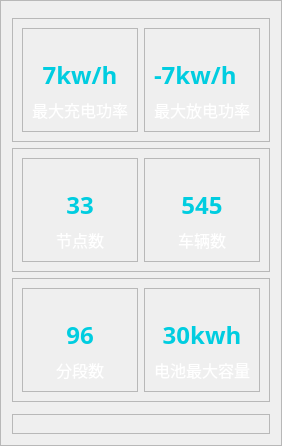
           <widget class="QFrame" name="frame_5">
            <property name="maximumSize">
             <size>
              <width>330</width>
              <height>16777215</height>
             </size>
            </property>
            <property name="styleSheet">
             <string notr="true">border-top-color: rgb(255, 255, 255);</string>
            </property>
            <property name="frameShape">
             <enum>QFrame::StyledPanel</enum>
            </property>
            <property name="frameShadow">
             <enum>QFrame::Raised</enum>
            </property>
            <layout class="QVBoxLayout" name="verticalLayout_6">
             <item>
              <widget class="QFrame" name="frame_12">
               <property name="maximumSize">
                <size>
                 <width>16777215</width>
                 <height>30</height>
                </size>
               </property>
               <property name="frameShape">
                <enum>QFrame::StyledPanel</enum>
               </property>
               <property name="frameShadow">
                <enum>QFrame::Raised</enum>
               </property>
               <widget class="QPushButton" name="pushButton_4">
                <property name="geometry">
                 <rect>
                  <x>230</x>
                  <y>0</y>
                  <width>51</width>
                  <height>20</height>
                 </rect>
                </property>
                <property name="font">
                 <font>
                  <family>等线 Light</family>
                  <pointsize>14</pointsize>
                  <weight>75</weight>
                  <bold>true</bold>
                 </font>
                </property>
                <property name="styleSheet">
                 <string notr="true">QPushButton,#pushButton_4{
	color: rgb(255, 255, 255);
	border:none;
}</string>
                </property>
                <property name="text">
                 <string/>
                </property>
                <property name="icon">
                 <iconset resource="icon.qrc">
                  <normaloff>:/icons/left.png</normaloff>:/icons/left.png</iconset>
                </property>
                <property name="iconSize">
                 <size>
                  <width>30</width>
                  <height>20</height>
                 </size>
                </property>
               </widget>
               <widget class="QLabel" name="label_7">
                <property name="geometry">
                 <rect>
                  <x>130</x>
                  <y>0</y>
                  <width>111</width>
                  <height>21</height>
                 </rect>
                </property>
                <property name="font">
                 <font>
                  <family>等线 Light</family>
                  <pointsize>14</pointsize>
                  <weight>75</weight>
                  <bold>true</bold>
                 </font>
                </property>
                <property name="styleSheet">
                 <string notr="true">color: rgb(255, 255, 255);</string>
                </property>
                <property name="text">
                 <string>初始化参数</string>
                </property>
                <property name="alignment">
                 <set>Qt::AlignCenter</set>
                </property>
               </widget>
              </widget>
             </item>
             <item>
              <widget class="QFrame" name="frame_29">
               <property name="maximumSize">
                <size>
                 <width>16777215</width>
                 <height>180</height>
                </size>
               </property>
               <property name="frameShape">
                <enum>QFrame::StyledPanel</enum>
               </property>
               <property name="frameShadow">
                <enum>QFrame::Raised</enum>
               </property>
               <layout class="QHBoxLayout" name="horizontalLayout_11">
                <item>
                 <widget class="QFrame" name="frame_19">
                  <property name="frameShape">
                   <enum>QFrame::StyledPanel</enum>
                  </property>
                  <property name="frameShadow">
                   <enum>QFrame::Raised</enum>
                  </property>
                  <layout class="QVBoxLayout" name="verticalLayout_9">
                   <item>
                    <widget class="QPushButton" name="pushButton">
                     <property name="styleSheet">
                      <string notr="true">QpushButton,#pushButton{
	border:none;
}</string>
                     </property>
                     <property name="text">
                      <string/>
                     </property>
                     <property name="icon">
                      <iconset resource="icon.qrc">
                       <normaloff>:/icons/charge.png</normaloff>:/icons/charge.png</iconset>
                     </property>
                     <property name="iconSize">
                      <size>
                       <width>50</width>
                       <height>50</height>
                      </size>
                     </property>
                    </widget>
                   </item>
                   <item>
                    <widget class="QLabel" name="label_8">
                     <property name="maximumSize">
                      <size>
                       <width>16777215</width>
                       <height>60</height>
                      </size>
                     </property>
                     <property name="font">
                      <font>
                       <family>微软雅黑 Light</family>
                       <pointsize>18</pointsize>
                       <weight>75</weight>
                       <bold>true</bold>
                      </font>
                     </property>
                     <property name="styleSheet">
                      <string notr="true">color: rgb(255, 255, 255);
color: rgb(0, 205, 224);</string>
                     </property>
                     <property name="text">
                      <string>7kw/h</string>
                     </property>
                     <property name="alignment">
                      <set>Qt::AlignCenter</set>
                     </property>
                    </widget>
                   </item>
                   <item>
                    <widget class="QLabel" name="label_9">
                     <property name="maximumSize">
                      <size>
                       <width>16777215</width>
                       <height>40</height>
                      </size>
                     </property>
                     <property name="font">
                      <font>
                       <family>微软雅黑 Light</family>
                       <pointsize>12</pointsize>
                      </font>
                     </property>
                     <property name="styleSheet">
                      <string notr="true">color: rgb(255, 255, 255);</string>
                     </property>
                     <property name="text">
                      <string>最大充电功率</string>
                     </property>
                    </widget>
                   </item>
                  </layout>
                 </widget>
                </item>
                <item>
                 <widget class="QFrame" name="frame_20">
                  <property name="frameShape">
                   <enum>QFrame::StyledPanel</enum>
                  </property>
                  <property name="frameShadow">
                   <enum>QFrame::Raised</enum>
                  </property>
                  <layout class="QVBoxLayout" name="verticalLayout_10">
                   <item>
                    <widget class="QPushButton" name="pushButton_5">
                     <property name="styleSheet">
                      <string notr="true">QpushButton,#pushButton_5{
	border:none;
}</string>
                     </property>
                     <property name="text">
                      <string/>
                     </property>
                     <property name="icon">
                      <iconset resource="icon.qrc">
                       <normaloff>:/icons/discharge.png</normaloff>:/icons/discharge.png</iconset>
                     </property>
                     <property name="iconSize">
                      <size>
                       <width>50</width>
                       <height>50</height>
                      </size>
                     </property>
                    </widget>
                   </item>
                   <item>
                    <widget class="QLabel" name="label_16">
                     <property name="maximumSize">
                      <size>
                       <width>16777215</width>
                       <height>60</height>
                      </size>
                     </property>
                     <property name="font">
                      <font>
                       <family>微软雅黑 Light</family>
                       <pointsize>18</pointsize>
                       <weight>75</weight>
                       <bold>true</bold>
                      </font>
                     </property>
                     <property name="styleSheet">
                      <string notr="true">color: rgb(255, 255, 255);
color: rgb(0, 205, 224);</string>
                     </property>
                     <property name="text">
                      <string>-7kw/h</string>
                     </property>
                    </widget>
                   </item>
                   <item>
                    <widget class="QLabel" name="label_17">
                     <property name="maximumSize">
                      <size>
                       <width>16777215</width>
                       <height>40</height>
                      </size>
                     </property>
                     <property name="font">
                      <font>
                       <family>微软雅黑 Light</family>
                       <pointsize>12</pointsize>
                      </font>
                     </property>
                     <property name="styleSheet">
                      <string notr="true">color: rgb(255, 255, 255);</string>
                     </property>
                     <property name="text">
                      <string>最大放电功率</string>
                     </property>
                    </widget>
                   </item>
                  </layout>
                 </widget>
                </item>
               </layout>
              </widget>
             </item>
             <item>
              <widget class="QFrame" name="frame_17">
               <property name="maximumSize">
                <size>
                 <width>16777215</width>
                 <height>180</height>
                </size>
               </property>
               <property name="frameShape">
                <enum>QFrame::StyledPanel</enum>
               </property>
               <property name="frameShadow">
                <enum>QFrame::Raised</enum>
               </property>
               <layout class="QHBoxLayout" name="horizontalLayout_5">
                <item>
                 <widget class="QFrame" name="frame_21">
                  <property name="frameShape">
                   <enum>QFrame::StyledPanel</enum>
                  </property>
                  <property name="frameShadow">
                   <enum>QFrame::Raised</enum>
                  </property>
                  <layout class="QVBoxLayout" name="verticalLayout_11">
                   <item>
                    <widget class="QPushButton" name="pushButton_2">
                     <property name="maximumSize">
                      <size>
                       <width>16777215</width>
                       <height>100</height>
                      </size>
                     </property>
                     <property name="styleSheet">
                      <string notr="true">QpushButton,#pushButton_2{
	border:none;
}</string>
                     </property>
                     <property name="text">
                      <string/>
                     </property>
                     <property name="icon">
                      <iconset resource="icon.qrc">
                       <normaloff>:/icons/nodes.png</normaloff>:/icons/nodes.png</iconset>
                     </property>
                     <property name="iconSize">
                      <size>
                       <width>50</width>
                       <height>50</height>
                      </size>
                     </property>
                    </widget>
                   </item>
                   <item>
                    <widget class="QLabel" name="label_10">
                     <property name="maximumSize">
                      <size>
                       <width>16777215</width>
                       <height>60</height>
                      </size>
                     </property>
                     <property name="font">
                      <font>
                       <family>微软雅黑 Light</family>
                       <pointsize>18</pointsize>
                       <weight>75</weight>
                       <bold>true</bold>
                      </font>
                     </property>
                     <property name="styleSheet">
                      <string notr="true">color: rgb(0, 205, 224);</string>
                     </property>
                     <property name="text">
                      <string>33</string>
                     </property>
                     <property name="alignment">
                      <set>Qt::AlignCenter</set>
                     </property>
                    </widget>
                   </item>
                   <item>
                    <widget class="QLabel" name="label_11">
                     <property name="sizePolicy">
                      <sizepolicy hsizetype="Preferred" vsizetype="Preferred">
                       <horstretch>0</horstretch>
                       <verstretch>0</verstretch>
                      </sizepolicy>
                     </property>
                     <property name="maximumSize">
                      <size>
                       <width>16777212</width>
                       <height>40</height>
                      </size>
                     </property>
                     <property name="font">
                      <font>
                       <family>微软雅黑 Light</family>
                       <pointsize>12</pointsize>
                      </font>
                     </property>
                     <property name="styleSheet">
                      <string notr="true">color: rgb(255, 255, 255);</string>
                     </property>
                     <property name="text">
                      <string>节点数</string>
                     </property>
                     <property name="alignment">
                      <set>Qt::AlignCenter</set>
                     </property>
                    </widget>
                   </item>
                  </layout>
                 </widget>
                </item>
                <item>
                 <widget class="QFrame" name="frame_22">
                  <property name="frameShape">
                   <enum>QFrame::StyledPanel</enum>
                  </property>
                  <property name="frameShadow">
                   <enum>QFrame::Raised</enum>
                  </property>
                  <layout class="QVBoxLayout" name="verticalLayout_12">
                   <item>
                    <widget class="QPushButton" name="pushButton_6">
                     <property name="maximumSize">
                      <size>
                       <width>16777215</width>
                       <height>100</height>
                      </size>
                     </property>
                     <property name="styleSheet">
                      <string notr="true">QpushButton,#pushButton_6{
	border:none;
}</string>
                     </property>
                     <property name="text">
                      <string/>
                     </property>
                     <property name="icon">
                      <iconset resource="icon.qrc">
                       <normaloff>:/icons/car.png</normaloff>:/icons/car.png</iconset>
                     </property>
                     <property name="iconSize">
                      <size>
                       <width>50</width>
                       <height>50</height>
                      </size>
                     </property>
                    </widget>
                   </item>
                   <item>
                    <widget class="QLabel" name="label_18">
                     <property name="maximumSize">
                      <size>
                       <width>16777215</width>
                       <height>60</height>
                      </size>
                     </property>
                     <property name="font">
                      <font>
                       <family>微软雅黑 Light</family>
                       <pointsize>18</pointsize>
                       <weight>75</weight>
                       <bold>true</bold>
                      </font>
                     </property>
                     <property name="styleSheet">
                      <string notr="true">color: rgb(0, 205, 224);</string>
                     </property>
                     <property name="text">
                      <string>545</string>
                     </property>
                     <property name="alignment">
                      <set>Qt::AlignCenter</set>
                     </property>
                    </widget>
                   </item>
                   <item>
                    <widget class="QLabel" name="label_19">
                     <property name="maximumSize">
                      <size>
                       <width>16777215</width>
                       <height>40</height>
                      </size>
                     </property>
                     <property name="font">
                      <font>
                       <family>等线 Light</family>
                       <pointsize>12</pointsize>
                      </font>
                     </property>
                     <property name="styleSheet">
                      <string notr="true">color: rgb(255, 255, 255);
color: rgb(255, 255, 255);</string>
                     </property>
                     <property name="text">
                      <string>车辆数</string>
                     </property>
                     <property name="alignment">
                      <set>Qt::AlignCenter</set>
                     </property>
                    </widget>
                   </item>
                  </layout>
                 </widget>
                </item>
               </layout>
              </widget>
             </item>
             <item>
              <widget class="QFrame" name="frame_18">
               <property name="maximumSize">
                <size>
                 <width>16777215</width>
                 <height>180</height>
                </size>
               </property>
               <property name="frameShape">
                <enum>QFrame::StyledPanel</enum>
               </property>
               <property name="frameShadow">
                <enum>QFrame::Raised</enum>
               </property>
               <layout class="QHBoxLayout" name="horizontalLayout_6">
                <item>
                 <widget class="QFrame" name="frame_14">
                  <property name="frameShape">
                   <enum>QFrame::StyledPanel</enum>
                  </property>
                  <property name="frameShadow">
                   <enum>QFrame::Raised</enum>
                  </property>
                  <layout class="QVBoxLayout" name="verticalLayout_7">
                   <item>
                    <widget class="QPushButton" name="pushButton_7">
                     <property name="styleSheet">
                      <string notr="true">QpushButton,#pushButton_7{
	border:none;
}</string>
                     </property>
                     <property name="text">
                      <string/>
                     </property>
                     <property name="icon">
                      <iconset resource="icon.qrc">
                       <normaloff>:/icons/time.png</normaloff>:/icons/time.png</iconset>
                     </property>
                     <property name="iconSize">
                      <size>
                       <width>50</width>
                       <height>50</height>
                      </size>
                     </property>
                    </widget>
                   </item>
                   <item>
                    <widget class="QLabel" name="label_20">
                     <property name="maximumSize">
                      <size>
                       <width>16777215</width>
                       <height>60</height>
                      </size>
                     </property>
                     <property name="font">
                      <font>
                       <family>微软雅黑 Light</family>
                       <pointsize>18</pointsize>
                       <weight>75</weight>
                       <bold>true</bold>
                      </font>
                     </property>
                     <property name="styleSheet">
                      <string notr="true">color: rgb(0, 205, 224);</string>
                     </property>
                     <property name="text">
                      <string>96</string>
                     </property>
                     <property name="alignment">
                      <set>Qt::AlignCenter</set>
                     </property>
                    </widget>
                   </item>
                   <item>
                    <widget class="QLabel" name="label_21">
                     <property name="maximumSize">
                      <size>
                       <width>16777215</width>
                       <height>40</height>
                      </size>
                     </property>
                     <property name="font">
                      <font>
                       <family>微软雅黑 Light</family>
                       <pointsize>12</pointsize>
                      </font>
                     </property>
                     <property name="styleSheet">
                      <string notr="true">color: rgb(255, 255, 255);</string>
                     </property>
                     <property name="text">
                      <string>分段数</string>
                     </property>
                     <property name="alignment">
                      <set>Qt::AlignCenter</set>
                     </property>
                    </widget>
                   </item>
                  </layout>
                 </widget>
                </item>
                <item>
                 <widget class="QFrame" name="frame_15">
                  <property name="frameShape">
                   <enum>QFrame::StyledPanel</enum>
                  </property>
                  <property name="frameShadow">
                   <enum>QFrame::Raised</enum>
                  </property>
                  <layout class="QVBoxLayout" name="verticalLayout_8">
                   <item>
                    <widget class="QPushButton" name="pushButton_3">
                     <property name="styleSheet">
                      <string notr="true">QpushButton,#pushButton_3{
	border:none;
}</string>
                     </property>
                     <property name="text">
                      <string/>
                     </property>
                     <property name="icon">
                      <iconset resource="icon.qrc">
                       <normaloff>:/icons/battery.png</normaloff>:/icons/battery.png</iconset>
                     </property>
                     <property name="iconSize">
                      <size>
                       <width>50</width>
                       <height>50</height>
                      </size>
                     </property>
                    </widget>
                   </item>
                   <item>
                    <widget class="QLabel" name="label_12">
                     <property name="maximumSize">
                      <size>
                       <width>16777215</width>
                       <height>60</height>
                      </size>
                     </property>
                     <property name="font">
                      <font>
                       <family>微软雅黑 Light</family>
                       <pointsize>18</pointsize>
                       <weight>75</weight>
                       <bold>true</bold>
                      </font>
                     </property>
                     <property name="styleSheet">
                      <string notr="true">color: rgb(0, 205, 224);</string>
                     </property>
                     <property name="text">
                      <string>30kwh</string>
                     </property>
                     <property name="alignment">
                      <set>Qt::AlignCenter</set>
                     </property>
                    </widget>
                   </item>
                   <item>
                    <widget class="QLabel" name="label_13">
                     <property name="maximumSize">
                      <size>
                       <width>16777215</width>
                       <height>40</height>
                      </size>
                     </property>
                     <property name="font">
                      <font>
                       <family>微软雅黑 Light</family>
                       <pointsize>12</pointsize>
                      </font>
                     </property>
                     <property name="styleSheet">
                      <string notr="true">color: rgb(255, 255, 255);</string>
                     </property>
                     <property name="text">
                      <string>电池最大容量</string>
                     </property>
                     <property name="alignment">
                      <set>Qt::AlignCenter</set>
                     </property>
                    </widget>
                   </item>
                  </layout>
                 </widget>
                </item>
               </layout>
              </widget>
             </item>
             <item>
              <widget class="QFrame" name="frame_10">
               <property name="maximumSize">
                <size>
                 <width>16777215</width>
                 <height>30</height>
                </size>
               </property>
               <property name="frameShape">
                <enum>QFrame::StyledPanel</enum>
               </property>
               <property name="frameShadow">
                <enum>QFrame::Raised</enum>
               </property>
               <widget class="QLabel" name="label_6">
                <property name="geometry">
                 <rect>
                  <x>150</x>
                  <y>0</y>
                  <width>91</width>
                  <height>21</height>
                 </rect>
                </property>
                <property name="font">
                 <font>
                  <family>等线 Light</family>
                  <pointsize>14</pointsize>
                  <weight>75</weight>
                  <bold>true</bold>
                 </font>
                </property>
                <property name="styleSheet">
                 <string notr="true">color: rgb(255, 255, 255);</string>
                </property>
                <property name="text">
                 <string>电价信息</string>
                </property>
                <property name="alignment">
                 <set>Qt::AlignCenter</set>
                </property>
               </widget>
               <widget class="QPushButton" name="pushButton_10">
                <property name="geometry">
                 <rect>
                  <x>240</x>
                  <y>0</y>
                  <width>31</width>
                  <height>20</height>
                 </rect>
                </property>
                <property name="font">
                 <font>
                  <family>等线 Light</family>
                  <pointsize>14</pointsize>
                  <weight>75</weight>
                  <bold>true</bold>
                 </font>
                </property>
                <property name="styleSheet">
                 <string notr="true">QPushButton,#pushButton_4{
	color: rgb(255, 255, 255);
	border:none;
}</string>
                </property>
                <property name="text">
                 <string/>
                </property>
                <property name="icon">
                 <iconset resource="icon.qrc">
                  <normaloff>:/icons/left.png</normaloff>:/icons/left.png</iconset>
                </property>
                <property name="iconSize">
                 <size>
                  <width>30</width>
                  <height>20</height>
                 </size>
                </property>
               </widget>
              </widget>
             </item>
             <item>
              <widget class="QFrame" name="frame_13">
               <property name="maximumSize">
                <size>
                 <width>16777215</width>
                 <height>300</height>
                </size>
               </property>
               <property name="frameShape">
                <enum>QFrame::StyledPanel</enum>
               </property>
               <property name="frameShadow">
                <enum>QFrame::Raised</enum>
               </property>
               <layout class="QVBoxLayout" name="verticalLayout_20">
                <item>
                 <widget class="QFrame" name="frame_37">
                  <property name="maximumSize">
                   <size>
                    <width>16777215</width>
                    <height>16777215</height>
                   </size>
                  </property>
                  <property name="layoutDirection">
                   <enum>Qt::LeftToRight</enum>
                  </property>
                  <property name="styleSheet">
                   <string notr="true">image: url(:/pic/priceii.png);</string>
                  </property>
                  <property name="frameShape">
                   <enum>QFrame::StyledPanel</enum>
                  </property>
                  <property name="frameShadow">
                   <enum>QFrame::Raised</enum>
                  </property>
                 </widget>
                </item>
               </layout>
              </widget>
             </item>
            </layout>
           </widget>
